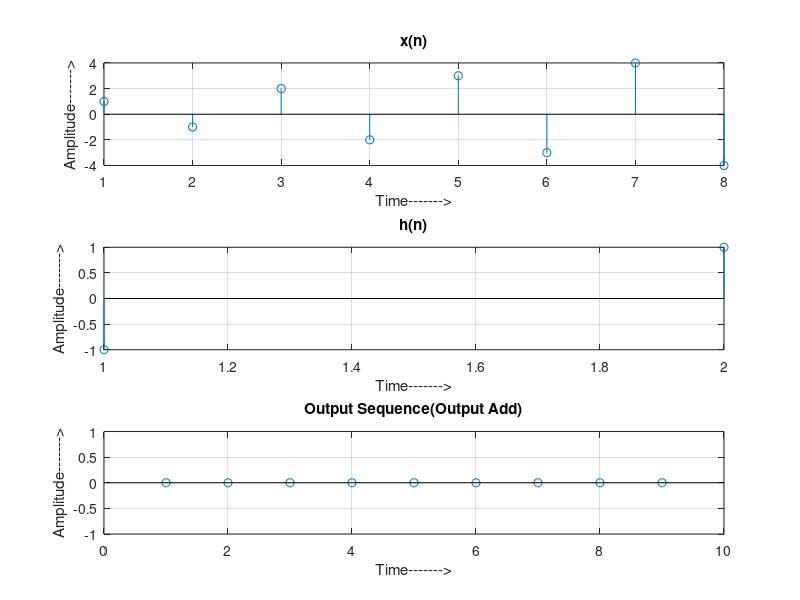

Recreate this plot in MATLAB.
clc;
clear all;
close all;
x=[1 -1 2 -2 3 -3 4 -4];
h=[-1  1];
ln=length(h);
m=mod(length(x),ln);
if(m~=0)
    x=[x zeros(1,ln-m)];
end
q=length(x)/ln;
o=zeros(1,length(x)+ln-1);
for i=0:q-1
    s=cconv(x(ln*i+1:ln*i+ln),h);
    for j=1:2*ln-1
        o(j+i*ln)=o(j+i*ln)+o(j);   
    end
end
disp('Output Sequence is: ');
disp(abs(o));
subplot(3,1,1);
stem(x);
grid on;
title('x(n)');
xlabel('Time------->');
ylabel('Amplitude------->');

subplot(3,1,2);
stem(h);
grid on;
title('h(n)');
xlabel('Time------->');
ylabel('Amplitude------->');

subplot(3,1,3);
stem(o);
grid on;
title('Output Sequence(Output Add)');
xlabel('Time------->');
ylabel('Amplitude------->');
